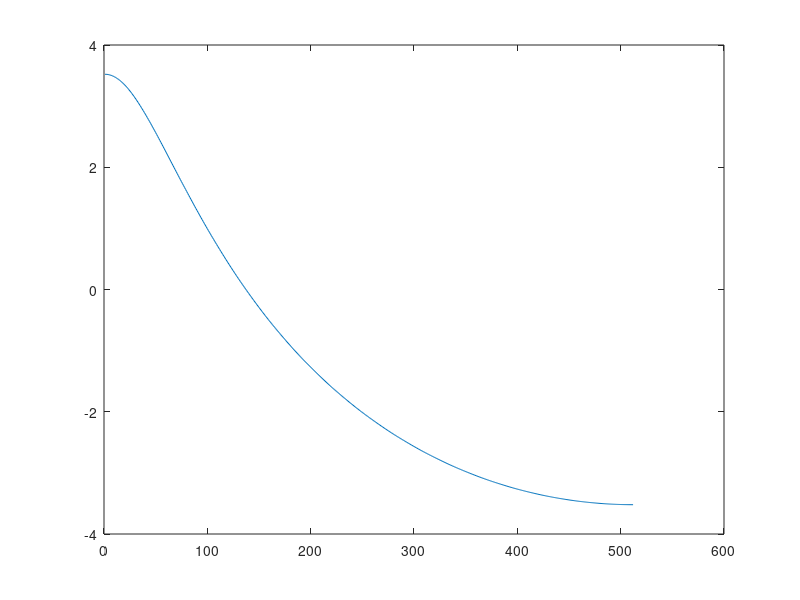

Reproduce this figure in MATLAB.
clc; clear all; close all;

%% Load common variable
if ~exist("common.mat", 'file')
    transmitter;
end

load("common.mat");

%% Configuration parameters

t_0_tilde = 12;
SNR_dB = 10;


%% Add noise

r_c_i = awgn(s_c_i, SNR_dB);
r_c_q = awgn(s_c_q, SNR_dB);

%% Reciver filter

% Costruzione del filtro g_M
% Per l'esercizio a è un "semplice" matched filter
r_r_i = filter(q_c_denom,[1 q_c_num(2:end)],r_c_i);
r_r_q = filter(q_c_denom,[1 q_c_num(2:end)],r_c_q);


%% Sampling

t_0 = t_0_tilde * T / 4;

r_r_i = r_r_i(t_0:end);
r_r_q = r_r_q(t_0:end);

x_i = downsample(r_r_i,4*T);
x_q = downsample(r_r_q,4*T);

%% Filtering through C

y_i = filter([0 0 1],1,x_i);
%               |    |  `- Segnale da filtrare
%               |    `- Denominatore della funzione di trasferimento
%               `- Numeratore della funzione di trasferimento

y_q = filter([0 0 1],1,x_q);
%               |    |  `- Segnale da filtrare
%               |    `- Denominatore della funzione di trasferimento
%               `- Numeratore della funzione di trasferimento

%% Decision point


%% plots
figure
plot(10*log10(abs(freqz(q_c_num,q_c_denom))));

